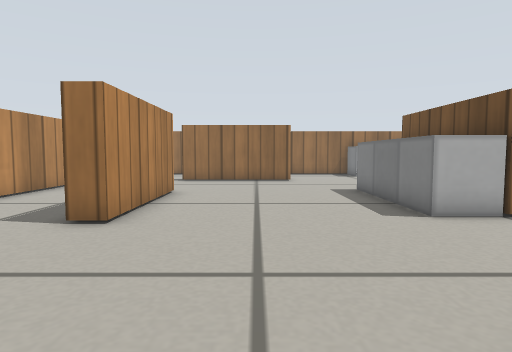
View 1 (above)

16 first-person views from a walk through a Gazebo world. The camera is 0.26 m above the floor, tilts 4° down and sees 75° across. The floor is counted in squares, 0.2 m on a side. Each view is taken from the middle of a square. On the plan, view 1 faces up. The plan holds only what a view shows up to about 14 squares ahead; the rest is blank. Gazebo's built-in surfaces are drawn with simple patterns.

View 2
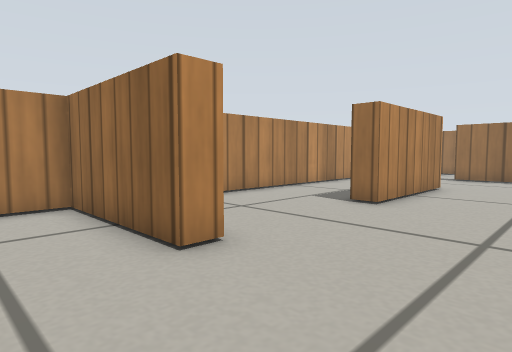

View 3
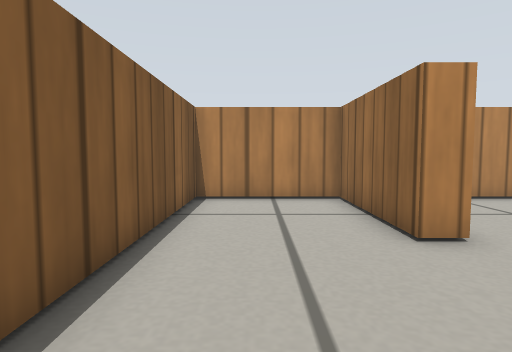

View 4
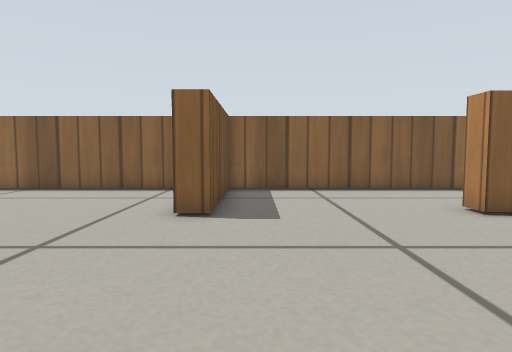

View 5
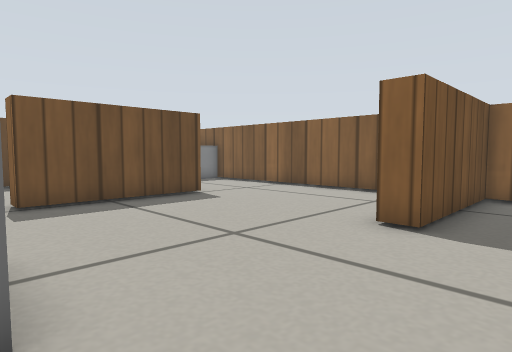

View 6
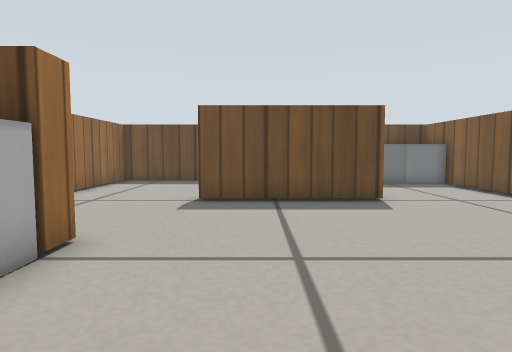

View 7
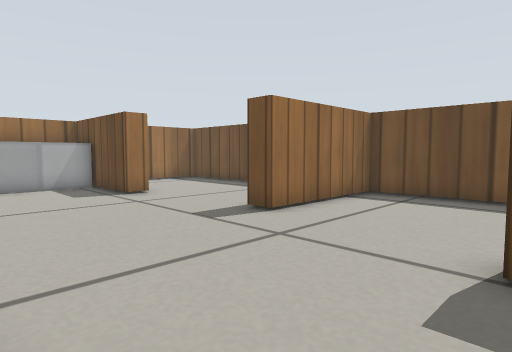

View 8
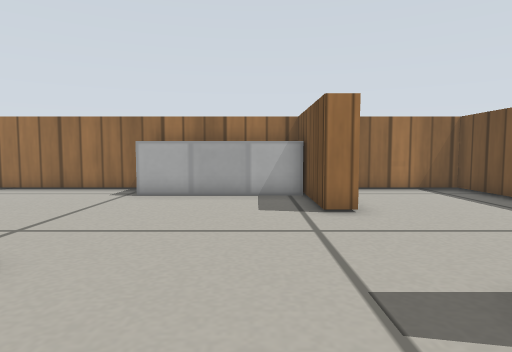

View 9
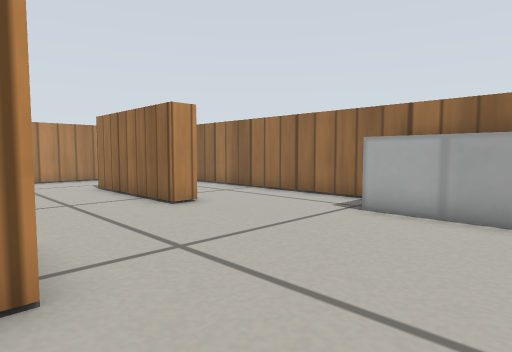

View 10
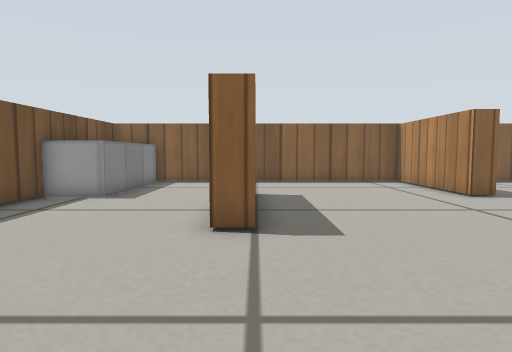

View 11
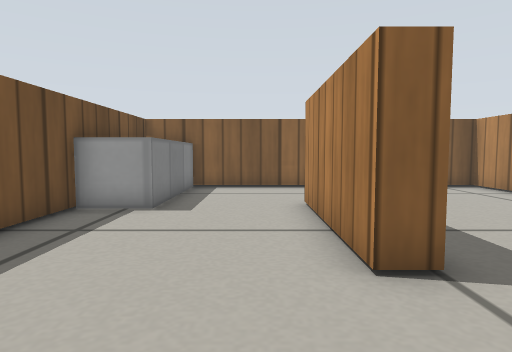

View 12
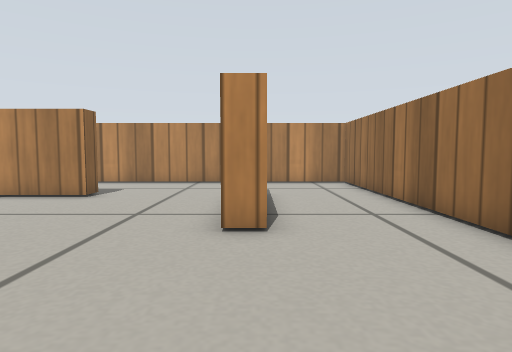

View 13
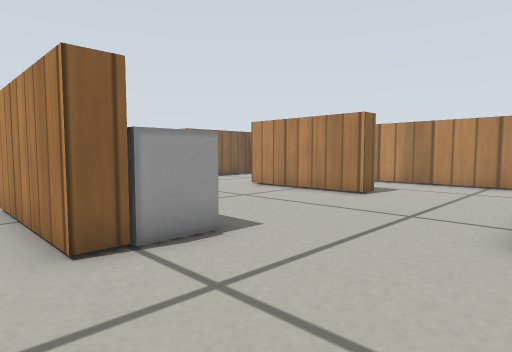

View 14
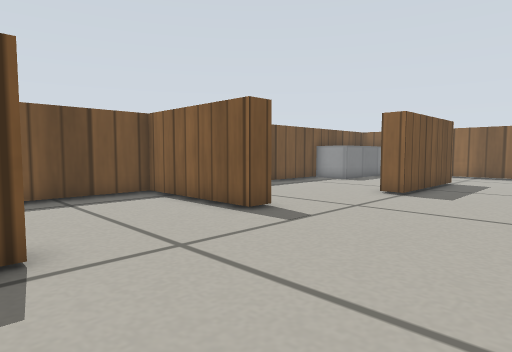

View 15
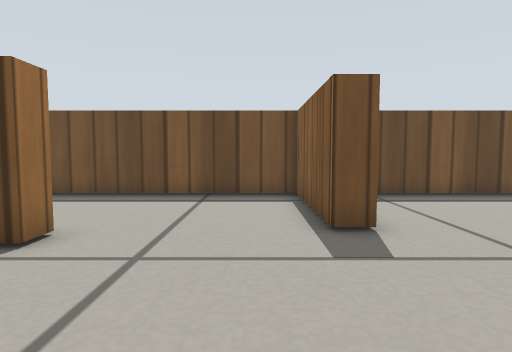

View 16
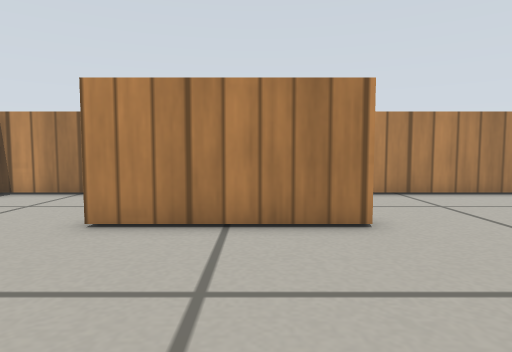

### Floor plan
Ten units are one square. View 1 is at (0, 0); x grows to the right and y downward. Boxes are objects, and circles mark ways between rooms. Rooms are numbered by the first view taken in them; rooms with no view inside come last. Other rooms are left out.
<svg viewBox="-78 -203 248 245">
<path fill="none" stroke="#000" d="M-27 -4 -73 -4 -73 37 29 37 29 -12M51 -66 51 -116 58 -116 58 -66 51 -66M16 -162 16 -154 -35 -154M-35 -110 -27 -110 -27 -60 -35 -60M29 -12 37 -12 37 37 162 37M112 -152 105 -152 105 -198 -71 -198M100 -5 100 -56 108 -56 108 -5M-34 -12 -27 -12 -27 -4M-73 -170 -73 -10M162 -15 162 -100 115 -100 115 -107 162 -107 162 -198 126 -198"/>
<rect x="35" y="-115" width="10" height="50" fill="#bbb"><title>white box</title></rect>
<rect x="55" y="-185" width="50" height="10" fill="#bbb"><title>white box</title></rect>
<rect x="145" y="-15" width="20" height="50" fill="#bbb"><title>white box</title></rect>
<circle cx="0" cy="-10" r="3" fill="#2a7"/>
<text x="-30" y="10">1</text>
<text x="40" y="-90">2</text>
</svg>
Room 1 opens to room 2.

Where each view was taken, in squares from view 1:
view 1: 0 up, 0 right, facing up
view 2: 2 down, 1 right, facing up-left
view 3: 2 down, 2 right, facing left
view 4: 8 up, 2 right, facing down
view 5: 7 up, 1 right, facing down-right
view 6: 4 up, 1 right, facing right
view 7: 5 up, 6 right, facing up-right
view 8: 8 up, 9 right, facing up
view 9: 11 up, 9 right, facing up-left
view 10: 11 up, 10 right, facing down
view 11: 9 up, 12 right, facing down
view 12: 16 up, 7 right, facing left
view 13: 16 up, 7 right, facing down-left
view 14: 16 up, 6 right, facing down-right
view 15: 12 up, 6 right, facing right
view 16: 9 up, 3 right, facing left
